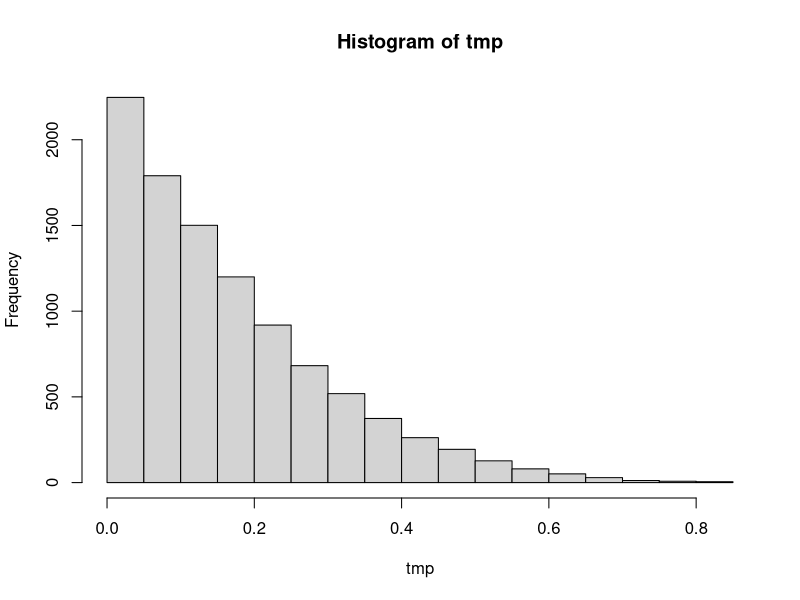
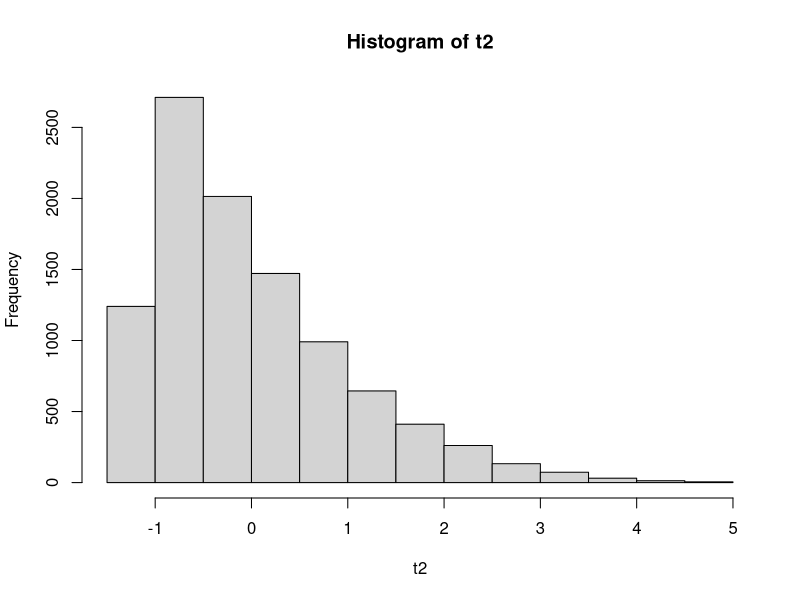
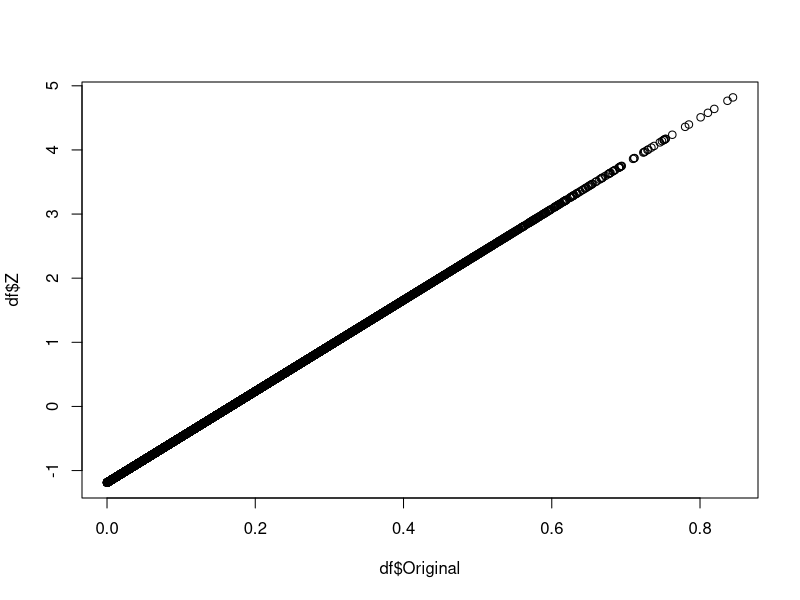

These charts were generated, in order, by the following R code:
##Example of using z-scores for non-normally distributed data

tmp = rbeta(10000,1,5)
hist(tmp)

t2 = scale(tmp)
hist(t2)


df = data.frame(cbind(tmp,t2))
colnames(df) = c("Original","Z")

plot(df$Original,df$Z)

require(ggplot2)

sum(abs(df$Z) > 1) / nrow(df)
#expected 32 % for normal

#Why might a z-score be useful? 


#To take disparate measures and put them on the same units


